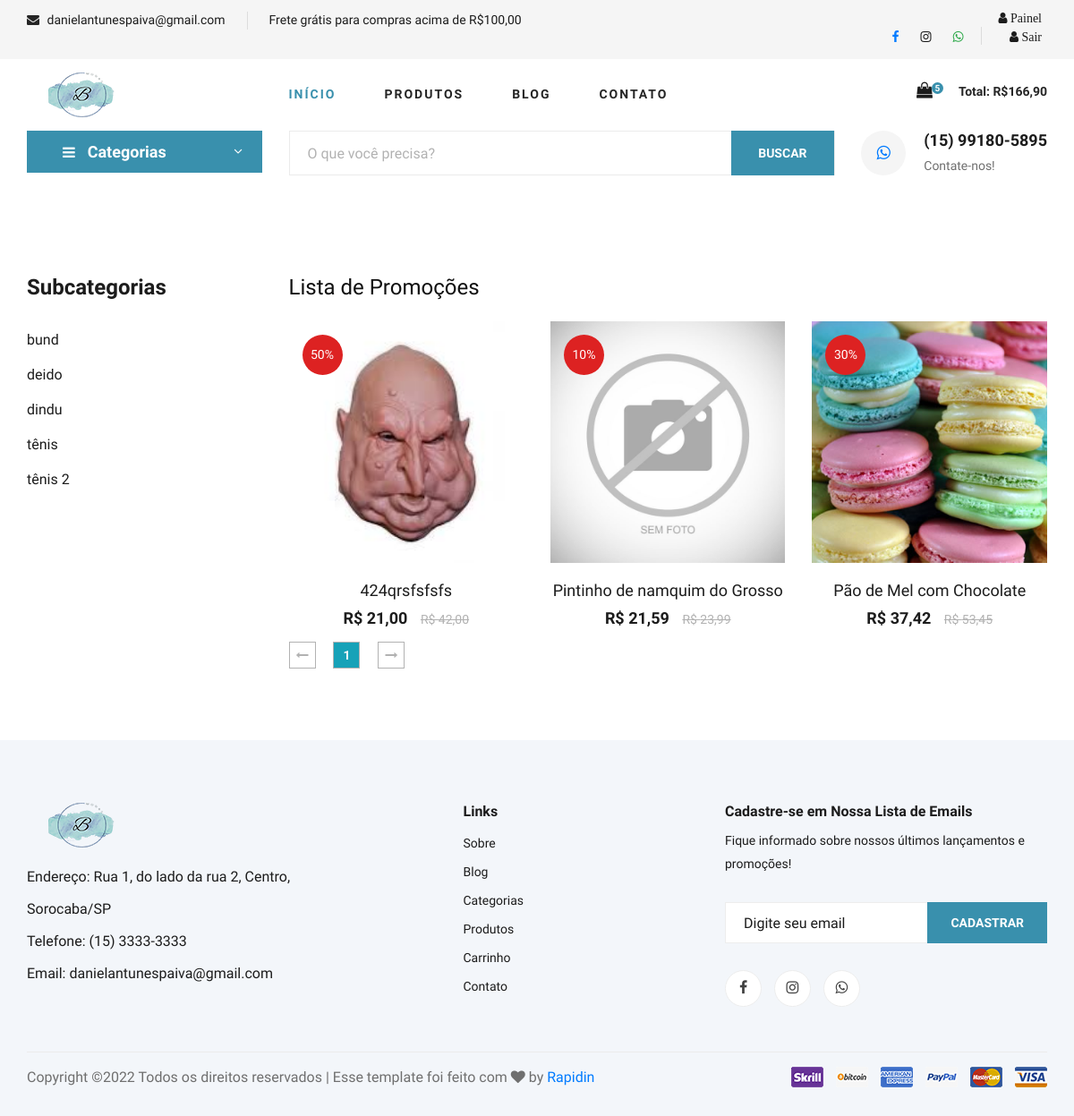
The app's page /promocoes.php (signed in), older data.
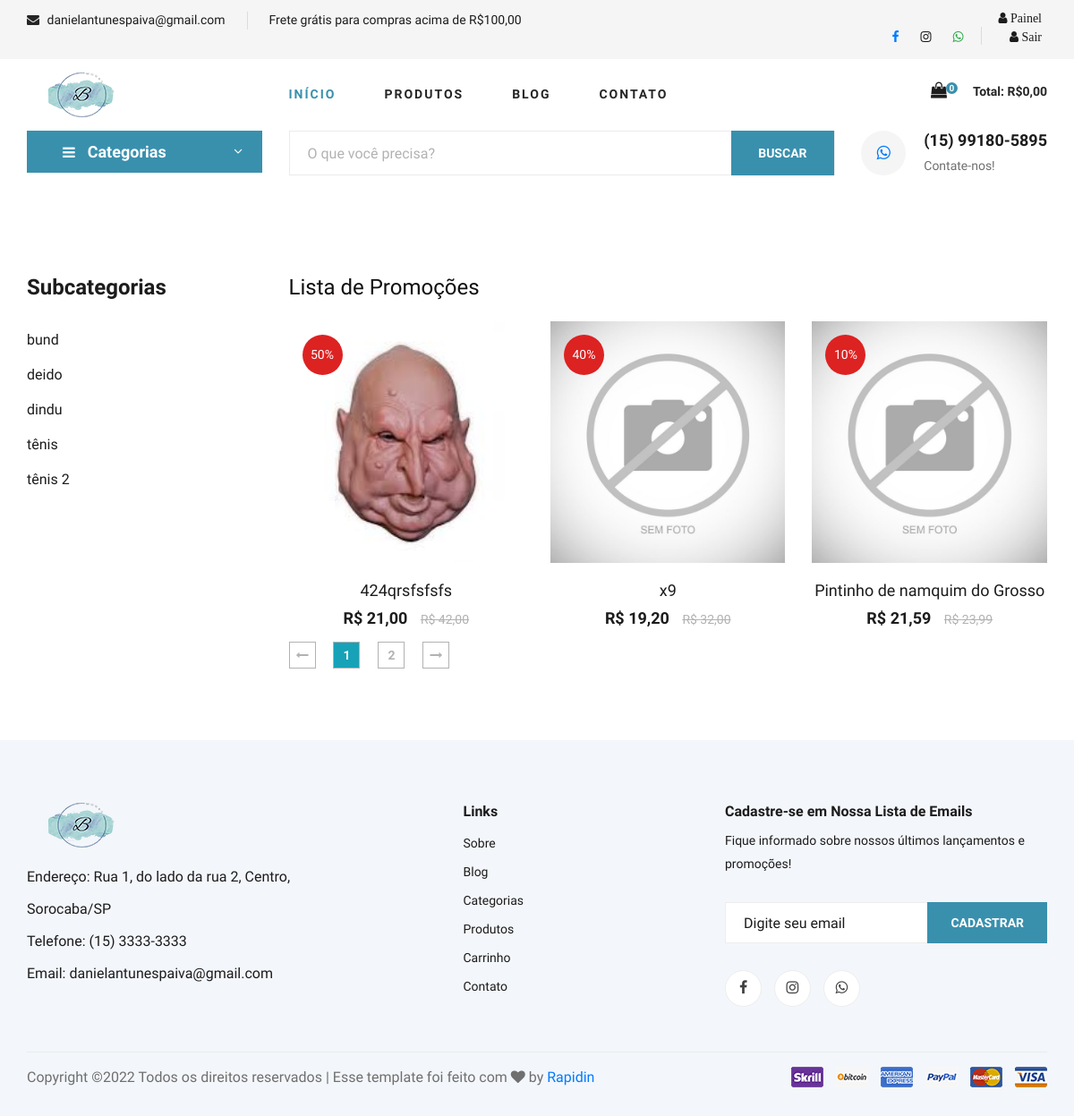
The same page, newer data.
### tables this page shows
CREATE TABLE `subcategorias` (
  `id` int(11) NOT NULL,
  `nome` varchar(50) NOT NULL,
  `nome_url` varchar(50) NOT NULL,
  `imagem` varchar(150) NOT NULL,
  `id_categoria` int(11) NOT NULL
);

CREATE TABLE `produtos` (
  `id` int(11) NOT NULL,
  `id_categoria` int(11) NOT NULL,
  `id_subcategoria` int(11) NOT NULL,
  `nome` varchar(100) NOT NULL,
  `nome_url` varchar(100) NOT NULL,
  `descricao` varchar(1000) DEFAULT NULL,
  `descricao_longa` text DEFAULT NULL,
  `valor` decimal(10,2) NOT NULL,
  `imagem` varchar(100) NOT NULL,
  `estoque` int(11) DEFAULT NULL,
  `tipo_envio` int(11) NOT NULL,
  `palavras` varchar(250) DEFAULT NULL,
  `ativo` varchar(5) NOT NULL,
  `peso` double(8,2) DEFAULT NULL,
  `largura` int(11) DEFAULT NULL,
  `altura` int(11) DEFAULT NULL,
  `comprimento` int(11) DEFAULT NULL,
  `modelo` varchar(100) DEFAULT NULL,
  `valor_frete` decimal(8,2) DEFAULT NULL,
  `promocao` varchar(5) DEFAULT NULL,
  `vendas` int(11) DEFAULT NULL,
  `link` varchar(150) DEFAULT NULL
);

CREATE TABLE `promocoes` (
  `id` int(11) NOT NULL,
  `id_produto` int(11) NOT NULL,
  `valor` decimal(8,2) NOT NULL,
  `data_inicio` date NOT NULL,
  `data_final` date NOT NULL,
  `ativo` varchar(5) NOT NULL,
  `desconto` varchar(5) NOT NULL
);

### config.php (called while the page is built, shortened)
<?php
$itens_por_pagina = 3;
?>

### promocoes.php (the view, shortened to what the rows shown need)
<?php
require_once('cabecalho.php');
require_once('cabecalho-busca.php');
if (@$_GET['pagina'] != null) {
    $pag = $_GET['pagina'];
} else {
    $pag = 0;
}
$limite = $pag * @$itens_por_pagina;
?>
<section class="product spad">
    <div class="container">
        <div class="row">
            <div class="col-lg-3 col-md-5">
                <div class="sidebar">
                    <div class="sidebar__item">
                        <ul>
                            <?php
                            $query = $pdo->query("SELECT * FROM subcategorias order by nome asc");
                            $res = $query->fetchAll(PDO::FETCH_ASSOC);
                            for ($i = 0; $i < count($res); $i++) {
                                $nome_url_subcategoria = $res[$i]['nome_url'];
                                $nome_subcategoria = $res[$i]['nome'];
                            ?>
                                <li><a href="produtos-<?php echo $nome_url_subcategoria ?>"><?php echo $nome_subcategoria ?></a></li>
                            <?php
                            }
                            ?>
                        </ul>
                    </div>
                </div>
            </div>
            <div class="col-lg-9 col-md-7">
                <div class="row mt-4">
                    <?php
                    $query = $pdo->query("SELECT * FROM produtos WHERE promocao = 'Sim' and ativo = 'Sim' and estoque > 0 order by id desc LIMIT $limite, $itens_por_pagina");
                    $res = $query->fetchAll(PDO::FETCH_ASSOC);
                    for ($i = 0; $i < count($res); $i++) {
                        $nome_url_produto_promocao = $res[$i]['nome_url'];
                        $nome_produto_promocao = $res[$i]['nome'];
                        $imagem_produto_promocao = $res[$i]['imagem'];
                        $id_produto_promocao = $res[$i]['id'];
                        $valor_sem_promocao = $res[$i]['valor'];
                        $queryP = $pdo->query("SELECT * FROM promocoes WHERE id_produto = '$id_produto_promocao'");
                        $resP = $queryP->fetchAll(PDO::FETCH_ASSOC);
                        $valor_produto_promocao = $resP[0]['valor'];
                        $desconto_produto_promocao = $resP[0]['desconto'];
                        $valor_sem_promocao = number_format($valor_sem_promocao, 2, ',', '.');
                        $valor_produto_promocao = number_format($valor_produto_promocao, 2, ',', '.');
                        $query3 = $pdo->query("SELECT * FROM produtos where promocao = 'Sim' and ativo = 'Sim' and estoque > 0");
                        $res3 = $query3->fetchAll(PDO::FETCH_ASSOC);
                    ?>
                        <div class="col-lg-4 col-md-6 col-sm-6">
                            <div class="product__discount__item">
                                <div class="product__discount__item__pic set-bg" data-setbg="img/produtos/<?php echo $imagem_produto_promocao ?>">
                                    <div class="product__discount__percent"><?php echo $desconto_produto_promocao ?>%</div>
                                </div>
                                <div class="product__discount__item__text">
                                    <h5><a href="produto-<?php echo $nome_url_produto_promocao ?>"><?php echo $nome_produto_promocao ?></a></h5>
                                    <div class="product__item__price">R$ <?php echo $valor_produto_promocao ?> <span>R$ <?php echo $valor_sem_promocao ?></span></div>
                                </div>
                            </div>
                        </div>
                    <?php
                    }
                    ?>
                </div>
            </div>
        </div>
    </div>
</section>
<?php
require_once('rodape.php');
?>

Row changes from the older to the newer data that the page shows:
no longer on this page (row unchanged): produtos: shows a picture, promocoes.desconto "30", nome "Pão de Mel com Chocolate", promocoes.valor "37,42", valor "53,45"
now on this page (row edited): produtos: promocoes.desconto "40", nome "x9", promocoes.valor "19,20", valor "32,00"
Text that changed along with them:
$linhas: "5" → "0"
$total_carrinho: "166,90" → "0,00"
new list line: "2"
